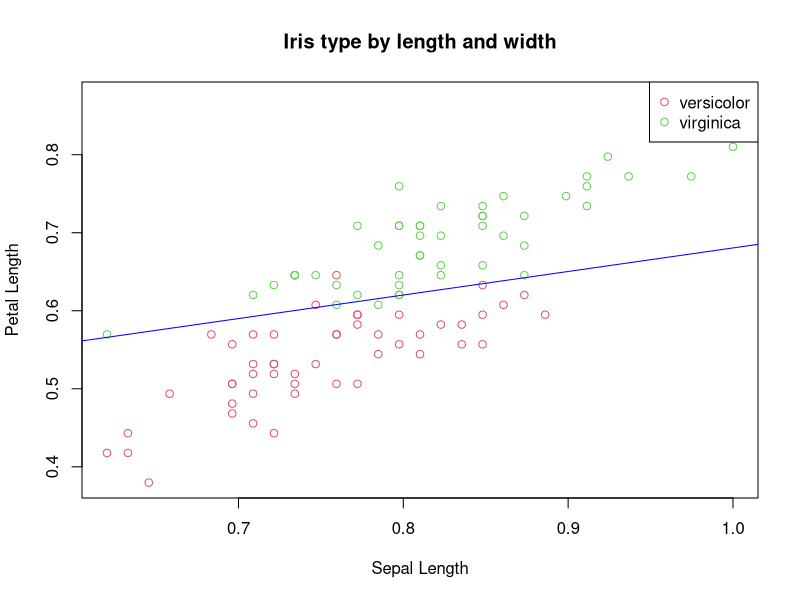

This chart was generated by the following R code: (Note: this script raises an error after producing the figure.)
# logitregressions.R
# Neural Network from scratch in R
# Ilia 03.04.2017

set.seed(1234567)

#####################################################
# 1. Logistic Regression in R
#####################################################

# Two possible outcomes -> binomial
data_df <- as.data.frame(iris)
idx <- data_df$Species %in% c("virginica", "versicolor")
data_df <- data_df[idx,]
y <- ifelse(data_df$Species=="virginica", 1, 0)

# For faster convergence let's rescale X
# So that we can plot this consider only 2 variables
X <- data_df[c(1,3)]
X <- as.matrix(X/max(X))

# Fit model
model <- glm(y ~ X, family=binomial(link='logit'))

# Params
print(coef(model))
# Coefficients:
# (Intercept) XSepal.Length XPetal.Length 
# -39.83851     -31.73243     105.16992 
summary(model)

# Visualise the decision boundary
intcp <- coef(model)[1]/-(coef(model)[3])
slope <- coef(model)[2]/-(coef(model)[3])

# Our points
plot(x=X[,1], y=X[,2], cex = 1, col=data_df$Species,
     main = "Iris type by length and width", 
     xlab = "Sepal Length", ylab = "Petal Length")
legend(x='topright', legend=unique(data_df$Species),col=unique(data_df$Species), pch=1)
# Decision boundary
abline(intcp , slope, col='blue')

#####################################################
# 2. Logistic Regression with GD
#####################################################


# Takes a while to converge!
beta_hat <- logistic_reg(X, y, 300000, 5)
print(beta_hat)

# Intercept    -36.46195
# Sepal.Length -28.80112
# Petal.Length  95.94318

# Visualise the decision boundary
intcp <- beta_hat[1]/-(beta_hat[3])
slope <- beta_hat[2]/-(beta_hat[3])

abline(intcp , slope, col='purple')
